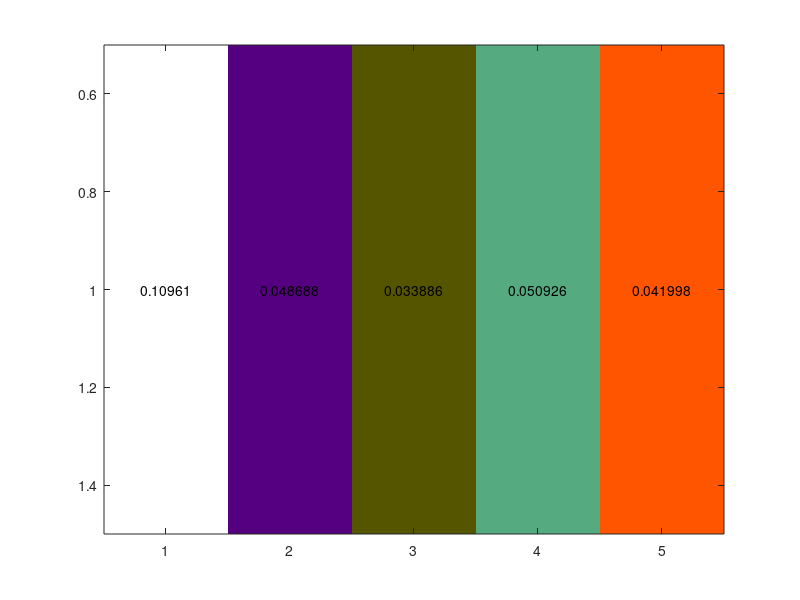

Source code (MATLAB): (Note: this script raises an error after producing the figure.)
% 例程 7.8  使用 quadprog () 实现投资组合优化
%  资产数据
returns = [0.0229, 0.0359, -0.0058, 0.0335, -0.0043];
R = 0.02;  %  目标收益率
covariance = [0.109611, 0.048688, 0.033886, 0.050926, 0.041998];
asset_var = diag(covariance);  %  各资产的方差
asset_std = sqrt(asset_var);  %  各资产的标准差
%  可视化协方差矩阵（彩色热力图）
figure(1)
imagesc(covariance);
colormap('colorcube');
[rows, cols] = size(covariance);
for i = 1:rows
    for j = 1:cols
        textHandles (j,i) = text (j, i, num2str(covariance(i, j)), ...
            'horizontalAlignment', 'center');
    end
end
%  在热力图上标注数值
H = covariance;
f = [];  %  线性项系数（本例未使用）
A1 = returns;
b1 = R;
%  组合权重之和 = 1（资金全部分配）
A2 = [1 ,1 ,1 ,1 ,1];
b2 = 1;
%  等式约束（整合上述约束）
Aeq = [A1; A2];
beq = [b1; b2];
%  不等式约束（禁止卖空）
Aineq = -eye(5);
bineq = zeros(5, 1);
%  解的上下界
LB = zeros(5, 1);
UB = [1; 1; 1; 1; 1];
%  调用 quadprog 求解（求解最优资金配置）
%  设置求解器参数
options = optimset('LargeScale', 'off', 'Display', 'off');
x = quadprog(H, f, Aineq, bineq, Aeq, beq, LB, UB, [], options);
%  结果输出
%  投资组合方差（组合风险）
port_var = x'*covariance*x;
port_std = sqrt(port_var);
%  投资组合期望收益率
port_EXPreturn = returns*x;
disp(sprintf('方差 = %.3f', port_var));
disp(sprintf('标准差 = % .3f', port_std ));
disp(sprintf('期望收益率 = % .2f', port_EXPreturn));
%  可视化结果
figure(2)
subplot(2, 1, 1)
bar(returns, 0.3, 'c ');
title('各项资产收益率', 'FontSize', 12);
subplot(2, 1, 2)
bar(x, 0.3, 'r');
title('最优资产投资权重', 'FontSize', 12);
%  生成一系列目标收益率
b1 = linspace(0.005, 0.1, 200);
%  计算对应每个目标收益率的最优解
xset = zeros(5, 200);
for i = 1:200
    beq = [b1(i); b2];
    options = optimset('LargeScale','off', 'Display', 'off');
    xset(:, i) = quadprog(H, f, Aineq, bineq, Aeq, beq, LB, UB, [], options);
end
optPF_var = zeros(200, 1);
optPF_std = zeros(200, 1);
optPF_return = zeros(200, 1);
for i = 1:length(xset)
    optPF_var(i) = xset(:, i)'*covariance*xset(:, i);
    optPF_std(i) = sqrt(optPF_var(i));
    optPF_return(i) = returns*xset(:, i);
end
figure(3)
plot(optPF_std, optPF_return, 'LineWidth', 3)
title('有效边界', 'FontSize', 12);
hold on;
xlabel('风险(标准差)');  ylabel('收益率');
scatter(asset_std, returns, 'filled');
axis([0.1, 0.5, -0.04, 0.08]);
hold off ;
